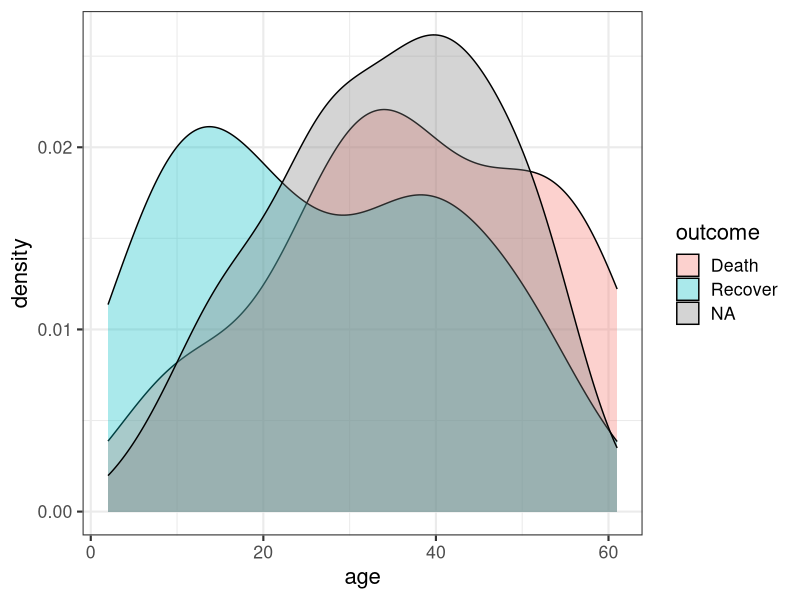
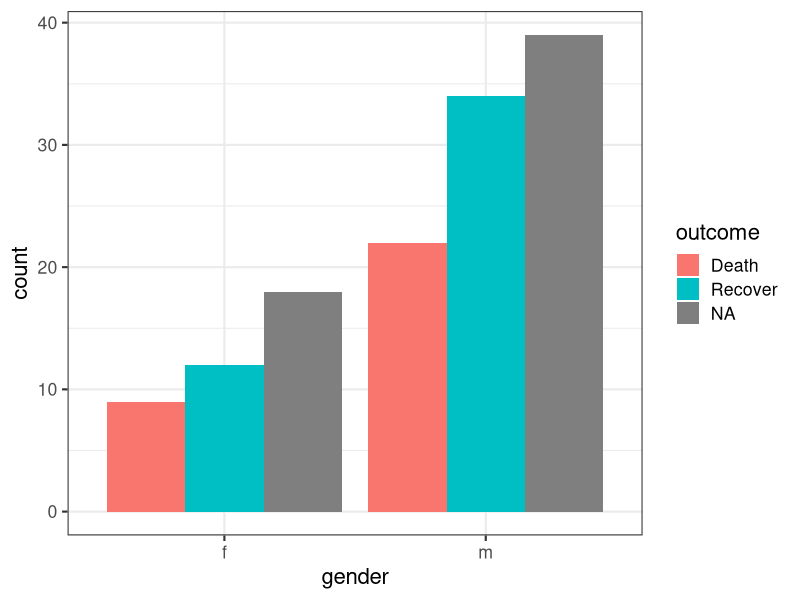
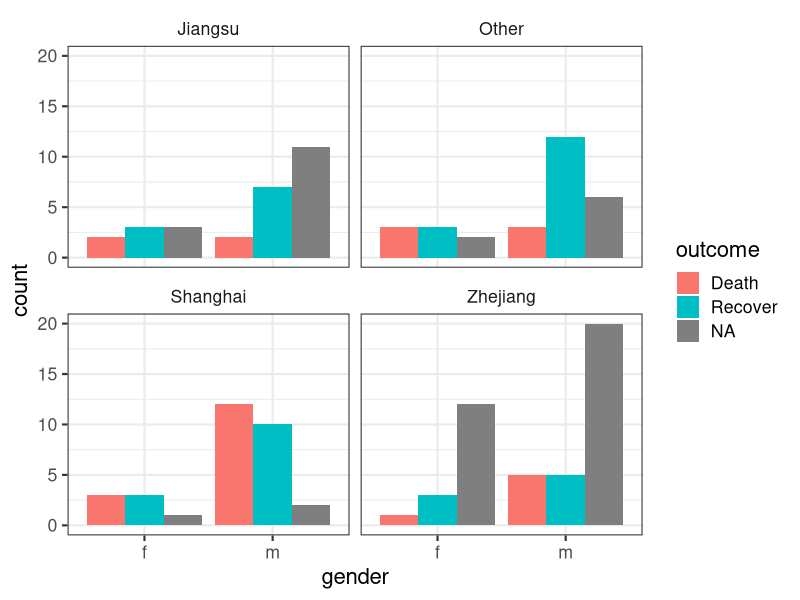
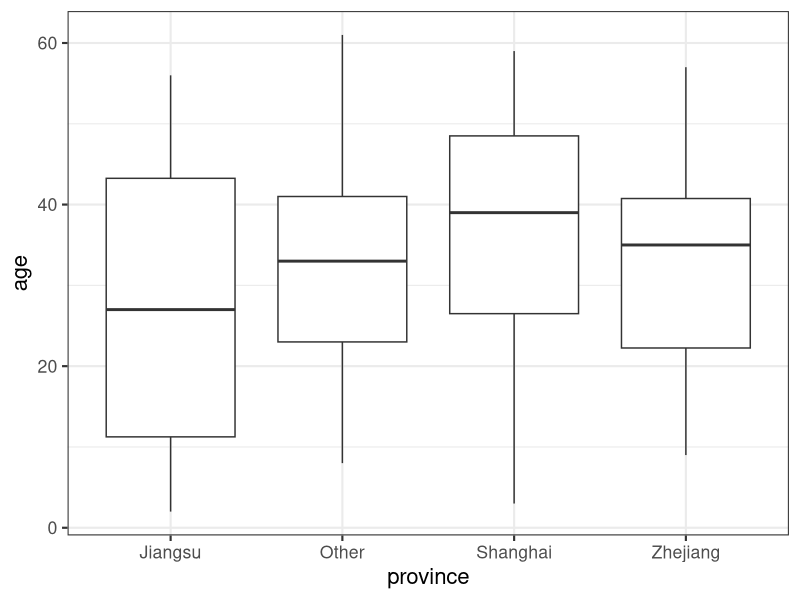
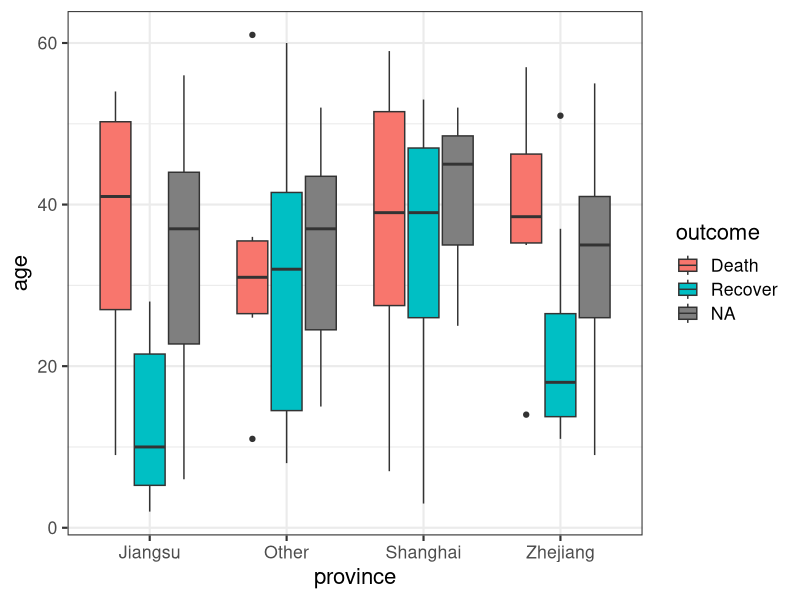
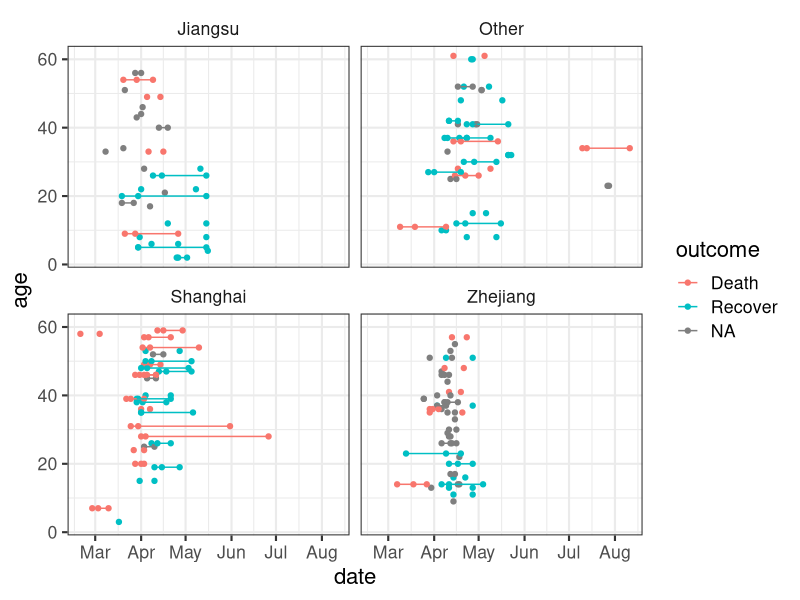
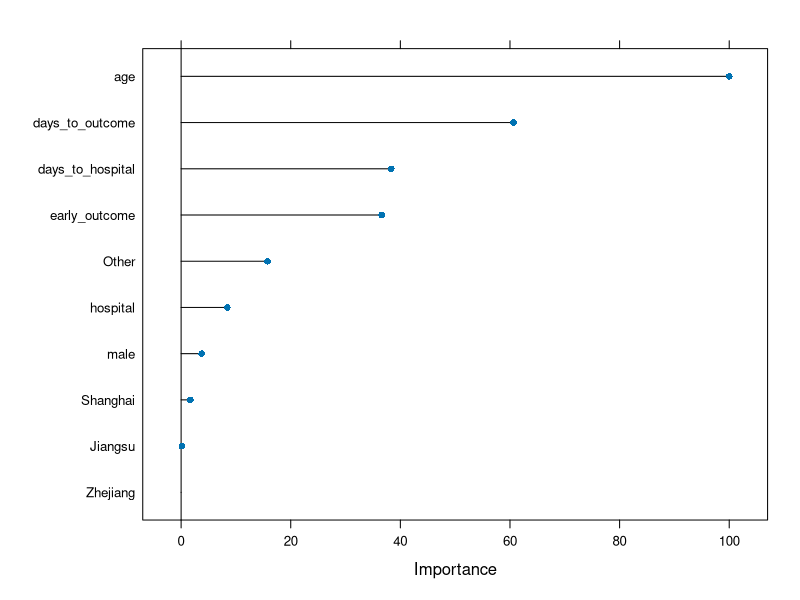

Here is the R script that generated these plots, in order: (Note: this script raises an error after producing the figures.)
## ---- chunk 1
library(knitr)
opts_chunk$set(message=FALSE, warning=FALSE, eval=TRUE, echo=TRUE, cache=TRUE)
options(digits=3)
options(max.print=200)
.ex <- 1 # Track ex numbers w/ hidden var. Increment each ex: `r .ex``r .ex=.ex+1`

library(ggplot2)
theme_set(theme_bw(base_size=16) + theme(strip.background = element_blank()))
## ---- chunk 2
library(dplyr)
library(readr)
library(tidyr)
library(ggplot2)
## ---- chunk 3
# Read in data
flu <- read_csv("data/h7n9.csv")

# View in RStudio (capital V)
# View(flu)

# Take a look
flu
## ---- chunk 4
ggplot(flu, aes(age)) + geom_density(aes(fill=outcome), alpha=1/3)
## ---- chunk 5
ggplot(flu, aes(gender)) +
  geom_bar(aes(fill=outcome), position="dodge") 
## ---- chunk 6
ggplot(flu, aes(gender)) +
  geom_bar(aes(fill=outcome), position="dodge") +
  facet_wrap(~province)
## ---- chunk 7
# First just by age
ggplot(flu, aes(province, age)) + geom_boxplot()
# Then by age and outcome
ggplot(flu, aes(province, age)) + geom_boxplot(aes(fill=outcome))
## ---- chunk 8
flu
## ---- chunk 9
# Gather the date columns
flugather <- flu %>%
  gather(key, date, starts_with("date_"))

# Look at the data as is
# flugather

# Better: Show the data arranged by case_id so you see the three entries
flugather %>% arrange(case_id)
## ---- chunk 10
ggplot(flugather, aes(date, y=age, color=outcome)) +
  geom_point() +
  geom_path(aes(group=case_id)) +
  facet_wrap(~province)
## ---- chunk 11
flu_orig <- flu
## ---- chunk 12
flu$gender
## ---- chunk 13
flu$gender=="m"
## ---- chunk 14
flu %>%
  mutate(male = gender=="m") %>% 
  select(-gender)
## ---- chunk 15
flu$date_hospitalization
is.na(flu$date_hospitalization)
## ---- chunk 16
flu %>%
  mutate(male = gender=="m") %>% 
  select(-gender) %>%
  mutate(hospital = !is.na(date_hospitalization))
## ---- chunk 17
# What's the median outcome date?
median(flu$date_outcome, na.rm=TRUE)

# Run the whole pipeline
flu %>%
  mutate(male = gender=="m") %>% 
  select(-gender) %>%
  mutate(hospital = !is.na(date_hospitalization)) %>%
  mutate(days_to_hospital = as.numeric(date_hospitalization - date_onset)) %>%
  mutate(days_to_outcome  = as.numeric(date_outcome - date_onset)) %>%
  mutate(early_outcome = date_outcome < median(date_outcome, na.rm=TRUE)) %>%
  select(-starts_with("date")) %>%
  mutate_if(is.logical, as.integer)
## ---- chunk 18
# Make the assignment
flu <- flu %>%
  mutate(male = gender=="m") %>% 
  select(-gender) %>%
  mutate(hospital = !is.na(date_hospitalization)) %>%
  mutate(days_to_hospital = as.numeric(date_hospitalization - date_onset)) %>%
  mutate(days_to_outcome  = as.numeric(date_outcome - date_onset)) %>%
  mutate(early_outcome = date_outcome < median(date_outcome, na.rm=TRUE)) %>%
  select(-starts_with("date")) %>%
  mutate_if(is.logical, as.integer)

# Take a look
flu
## ---- chunk 19
model.matrix(~0+province, data=flu)
## ---- chunk 20
cbind(flu, model.matrix(~0+province, data=flu))
## ---- chunk 21
flu <- cbind(flu, model.matrix(~0+province, data=flu)) %>%
  as_tibble() %>%
  select(-province)
flu
## ---- chunk 22
# Take a look at the names of the flu dataset.
names(flu)

# Remove "province"
gsub("province", "", names(flu))

# Now make the assignment back to names(flu)
names(flu) <- gsub("province", "", names(flu))

# Take a look
flu
## ---- chunk 23
library(mice)
flu
## ---- chunk 24
flu %>% 
  select(-1, -2)
## ---- chunk 25
set.seed(42)
fluimp <- flu %>%
  select(-1, -2) %>%
  mice(print=FALSE) %>%
  complete()
fluimp
## ---- chunk 26
# Run the pipeline successfully first before you reassign!
fluimp <- flu %>%
  select(1,2) %>%
  cbind(fluimp) %>%
  as_tibble()
fluimp
## ---- chunk 27
fluimp <- read_csv("data/h7n9_analysisready.csv")
## ---- chunk 28
library(caret)
## ---- chunk 29
fluimp <- read_csv("data/h7n9_analysisready.csv")
## ---- chunk 30
# Run the pipeline successfully first before you reassign!
# These are samples with unknown data we'll use later to predict
unknown <- fluimp %>%
  filter(is.na(outcome))
unknown
## ---- chunk 31
# Run the pipeline successfully first before you reassign!
# Samples with known outcomes used for model training.
known <- fluimp %>%
  filter(!is.na(outcome)) %>%
  select(-case_id)
known
## ---- chunk 32
runif(5)
## ---- chunk 33
set.seed(22908)
runif(5)
## ---- chunk 34
# Set the random number seed generator
set.seed(8382)

# Fit a random forest model for outcome against everything in the model (~.)
modrf <- train(outcome~., data=known, method="rf")

# Take a look at the output
modrf
## ---- chunk 35
varImp(modrf, scale=TRUE)
## ---- chunk 36
varImp(modrf, scale=TRUE) %>% plot()
## ---- chunk 37
set.seed(8382)
modgbm <- train(outcome~., data=known, method="gbm", verbose=FALSE)
modgbm
## ---- chunk 38
varImp(modgbm, scale=TRUE)
varImp(modgbm, scale=TRUE) %>% plot()
## ---- chunk 39
modsum <- resamples(list(gbm=modgbm, rf=modrf))
summary(modsum)
## ---- chunk 40
modglmnet <- train(outcome~., data=known, method="glmnet")
modglmnet
## ---- chunk 41
set.seed(8382)
modknn <- train(outcome~., data=known, method="kknn")
modknn
## ---- chunk 42
modsum <- resamples(list(gbm=modgbm, rf=modrf, glmnet=modglmnet, knn=modknn))
summary(modsum)
## ---- chunk 43
bwplot(modsum)
## ---- chunk 44
unknown
## ---- chunk 45
predict(modrf, newdata=unknown)
## ---- chunk 46
unknown %>%
  mutate(outcome=predict(modrf, newdata=unknown))
## ---- chunk 47
predict(modrf, newdata=unknown, type="prob") %>% head()
## ---- chunk 48
knitr::knit_exit()
